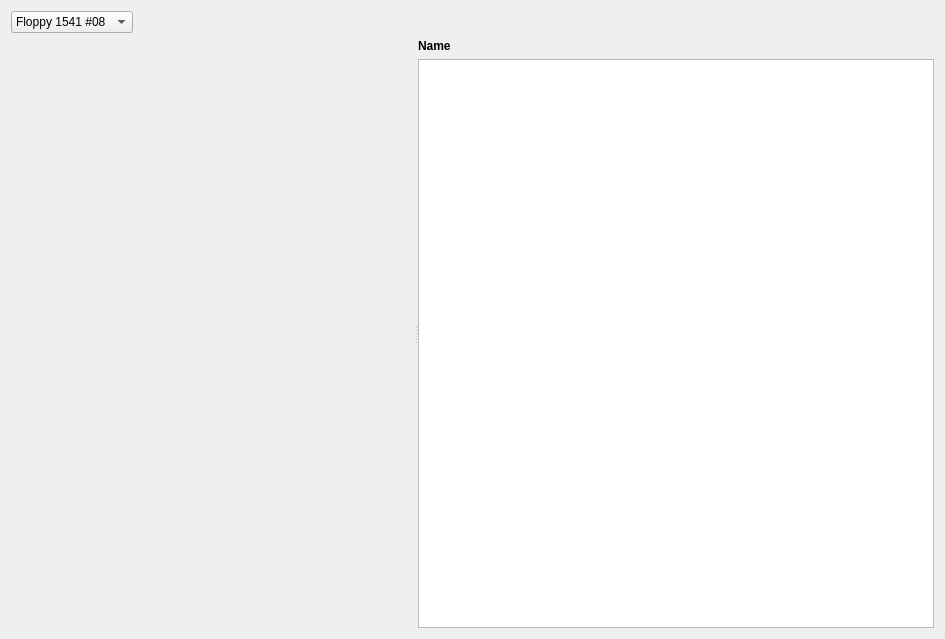
<?xml version="1.0" encoding="UTF-8"?>
<ui version="4.0">
 <class>FloppyWindow</class>
 <widget class="QDialog" name="FloppyWindow">
  <property name="geometry">
   <rect>
    <x>0</x>
    <y>0</y>
    <width>945</width>
    <height>639</height>
   </rect>
  </property>
  <property name="font">
   <font>
    <family>Arial</family>
    <weight>50</weight>
    <bold>false</bold>
   </font>
  </property>
  <property name="windowTitle">
   <string>Floppy 1541 II (Diskeditor)</string>
  </property>
  <layout class="QVBoxLayout" name="verticalLayout_2">
   <item>
    <layout class="QHBoxLayout" name="horizontalLayout_2">
     <property name="spacing">
      <number>0</number>
     </property>
     <item>
      <widget class="QComboBox" name="FloppySelect">
       <item>
        <property name="text">
         <string>Floppy 1541 #08</string>
        </property>
       </item>
       <item>
        <property name="text">
         <string>Floppy 1541 #09</string>
        </property>
       </item>
       <item>
        <property name="text">
         <string>Floppy 1541 #10</string>
        </property>
       </item>
       <item>
        <property name="text">
         <string>Floppy 1541 #11</string>
        </property>
       </item>
      </widget>
     </item>
     <item>
      <spacer name="horizontalSpacer">
       <property name="orientation">
        <enum>Qt::Horizontal</enum>
       </property>
       <property name="sizeHint" stdset="0">
        <size>
         <width>40</width>
         <height>20</height>
        </size>
       </property>
      </spacer>
     </item>
    </layout>
   </item>
   <item>
    <widget class="QSplitter" name="splitter">
     <property name="orientation">
      <enum>Qt::Horizontal</enum>
     </property>
     <widget class="WidgetFileBrowse" name="FileBrowser" native="true">
      <property name="minimumSize">
       <size>
        <width>200</width>
        <height>0</height>
       </size>
      </property>
     </widget>
     <widget class="QWidget" name="">
      <layout class="QVBoxLayout" name="verticalLayout">
       <item>
        <layout class="QHBoxLayout" name="horizontalLayout_3">
         <property name="spacing">
          <number>0</number>
         </property>
         <property name="sizeConstraint">
          <enum>QLayout::SetDefaultConstraint</enum>
         </property>
         <item>
          <widget class="QLabel" name="label">
           <property name="font">
            <font>
             <weight>75</weight>
             <bold>true</bold>
            </font>
           </property>
           <property name="text">
            <string>Name</string>
           </property>
          </widget>
         </item>
         <item>
          <spacer name="horizontalSpacer_2">
           <property name="orientation">
            <enum>Qt::Horizontal</enum>
           </property>
           <property name="sizeType">
            <enum>QSizePolicy::Fixed</enum>
           </property>
           <property name="sizeHint" stdset="0">
            <size>
             <width>25</width>
             <height>10</height>
            </size>
           </property>
          </spacer>
         </item>
        </layout>
       </item>
       <item>
        <widget class="QTableWidget" name="D64Table">
         <property name="minimumSize">
          <size>
           <width>0</width>
           <height>0</height>
          </size>
         </property>
         <property name="maximumSize">
          <size>
           <width>16777215</width>
           <height>16777215</height>
          </size>
         </property>
         <property name="focusPolicy">
          <enum>Qt::NoFocus</enum>
         </property>
         <property name="selectionMode">
          <enum>QAbstractItemView::SingleSelection</enum>
         </property>
         <property name="selectionBehavior">
          <enum>QAbstractItemView::SelectItems</enum>
         </property>
         <property name="showGrid">
          <bool>false</bool>
         </property>
         <attribute name="horizontalHeaderVisible">
          <bool>false</bool>
         </attribute>
         <attribute name="horizontalHeaderHighlightSections">
          <bool>false</bool>
         </attribute>
         <attribute name="verticalHeaderVisible">
          <bool>false</bool>
         </attribute>
         <attribute name="verticalHeaderHighlightSections">
          <bool>false</bool>
         </attribute>
        </widget>
       </item>
      </layout>
     </widget>
    </widget>
   </item>
  </layout>
 </widget>
 <customwidgets>
  <customwidget>
   <class>WidgetFileBrowse</class>
   <extends>QWidget</extends>
   <header>widget_file_browse.h</header>
   <container>1</container>
  </customwidget>
 </customwidgets>
 <resources/>
 <connections/>
</ui>
